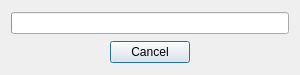
<?xml version="1.0" encoding="UTF-8"?>
<ui version="4.0">
 <class>FileTransfer</class>
 <widget class="QDialog" name="FileTransfer">
  <property name="geometry">
   <rect>
    <x>0</x>
    <y>0</y>
    <width>300</width>
    <height>75</height>
   </rect>
  </property>
  <property name="minimumSize">
   <size>
    <width>300</width>
    <height>75</height>
   </size>
  </property>
  <property name="maximumSize">
   <size>
    <width>300</width>
    <height>75</height>
   </size>
  </property>
  <property name="windowTitle">
   <string>Filetransfer</string>
  </property>
  <layout class="QVBoxLayout" name="verticalLayout">
   <item>
    <widget class="QProgressBar" name="progressBar">
     <property name="maximum">
      <number>1000</number>
     </property>
     <property name="alignment">
      <set>Qt::AlignCenter</set>
     </property>
    </widget>
   </item>
   <item>
    <layout class="QHBoxLayout" name="horizontalLayout">
     <item>
      <spacer name="horizontalSpacer_2">
       <property name="orientation">
        <enum>Qt::Horizontal</enum>
       </property>
       <property name="sizeHint" stdset="0">
        <size>
         <width>40</width>
         <height>20</height>
        </size>
       </property>
      </spacer>
     </item>
     <item>
      <widget class="QPushButton" name="cancelButton">
       <property name="text">
        <string>Cancel</string>
       </property>
      </widget>
     </item>
     <item>
      <spacer name="horizontalSpacer">
       <property name="orientation">
        <enum>Qt::Horizontal</enum>
       </property>
       <property name="sizeHint" stdset="0">
        <size>
         <width>40</width>
         <height>20</height>
        </size>
       </property>
      </spacer>
     </item>
    </layout>
   </item>
  </layout>
 </widget>
 <resources/>
 <connections/>
</ui>
